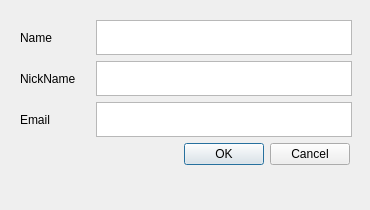
<?xml version="1.0" encoding="UTF-8"?>
<ui version="4.0">
 <class>Login</class>
 <widget class="QDialog" name="Login">
  <property name="geometry">
   <rect>
    <x>0</x>
    <y>0</y>
    <width>370</width>
    <height>210</height>
   </rect>
  </property>
  <property name="windowTitle">
   <string>Login</string>
  </property>
  <widget class="QWidget" name="layoutWidget">
   <property name="geometry">
    <rect>
     <x>20</x>
     <y>20</y>
     <width>336</width>
     <height>171</height>
    </rect>
   </property>
   <layout class="QGridLayout" name="gridLayout">
    <property name="sizeConstraint">
     <enum>QLayout::SetFixedSize</enum>
    </property>
    <item row="2" column="0">
     <widget class="QDialogButtonBox" name="LoginButtons">
      <property name="sizePolicy">
       <sizepolicy hsizetype="Fixed" vsizetype="Fixed">
        <horstretch>0</horstretch>
        <verstretch>0</verstretch>
       </sizepolicy>
      </property>
      <property name="maximumSize">
       <size>
        <width>330</width>
        <height>35</height>
       </size>
      </property>
      <property name="orientation">
       <enum>Qt::Horizontal</enum>
      </property>
      <property name="standardButtons">
       <set>QDialogButtonBox::Cancel|QDialogButtonBox::Ok</set>
      </property>
     </widget>
    </item>
    <item row="1" column="0">
     <layout class="QFormLayout" name="formLayout">
      <property name="fieldGrowthPolicy">
       <enum>QFormLayout::ExpandingFieldsGrow</enum>
      </property>
      <property name="verticalSpacing">
       <number>6</number>
      </property>
      <item row="0" column="0">
       <widget class="QLabel" name="NameLabel">
        <property name="sizePolicy">
         <sizepolicy hsizetype="Fixed" vsizetype="Fixed">
          <horstretch>0</horstretch>
          <verstretch>0</verstretch>
         </sizepolicy>
        </property>
        <property name="minimumSize">
         <size>
          <width>70</width>
          <height>35</height>
         </size>
        </property>
        <property name="maximumSize">
         <size>
          <width>16777215</width>
          <height>35</height>
         </size>
        </property>
        <property name="text">
         <string>Name</string>
        </property>
        <property name="buddy">
         <cstring>NameField</cstring>
        </property>
       </widget>
      </item>
      <item row="0" column="1">
       <widget class="QPlainTextEdit" name="NameField">
        <property name="sizePolicy">
         <sizepolicy hsizetype="Fixed" vsizetype="Fixed">
          <horstretch>0</horstretch>
          <verstretch>0</verstretch>
         </sizepolicy>
        </property>
        <property name="minimumSize">
         <size>
          <width>0</width>
          <height>35</height>
         </size>
        </property>
        <property name="maximumSize">
         <size>
          <width>256</width>
          <height>35</height>
         </size>
        </property>
       </widget>
      </item>
      <item row="1" column="0">
       <widget class="QLabel" name="NicknameLabel">
        <property name="sizePolicy">
         <sizepolicy hsizetype="Fixed" vsizetype="Fixed">
          <horstretch>0</horstretch>
          <verstretch>0</verstretch>
         </sizepolicy>
        </property>
        <property name="minimumSize">
         <size>
          <width>70</width>
          <height>35</height>
         </size>
        </property>
        <property name="maximumSize">
         <size>
          <width>16777215</width>
          <height>35</height>
         </size>
        </property>
        <property name="text">
         <string>NickName</string>
        </property>
        <property name="buddy">
         <cstring>NicknameField</cstring>
        </property>
       </widget>
      </item>
      <item row="1" column="1">
       <widget class="QPlainTextEdit" name="NicknameField">
        <property name="sizePolicy">
         <sizepolicy hsizetype="Fixed" vsizetype="Fixed">
          <horstretch>0</horstretch>
          <verstretch>0</verstretch>
         </sizepolicy>
        </property>
        <property name="minimumSize">
         <size>
          <width>0</width>
          <height>35</height>
         </size>
        </property>
        <property name="maximumSize">
         <size>
          <width>256</width>
          <height>35</height>
         </size>
        </property>
       </widget>
      </item>
      <item row="2" column="0">
       <widget class="QLabel" name="EmailLabel">
        <property name="sizePolicy">
         <sizepolicy hsizetype="Fixed" vsizetype="Fixed">
          <horstretch>0</horstretch>
          <verstretch>0</verstretch>
         </sizepolicy>
        </property>
        <property name="minimumSize">
         <size>
          <width>70</width>
          <height>35</height>
         </size>
        </property>
        <property name="maximumSize">
         <size>
          <width>16777215</width>
          <height>35</height>
         </size>
        </property>
        <property name="text">
         <string>Email</string>
        </property>
        <property name="buddy">
         <cstring>EmailField</cstring>
        </property>
       </widget>
      </item>
      <item row="2" column="1">
       <widget class="QPlainTextEdit" name="EmailField">
        <property name="sizePolicy">
         <sizepolicy hsizetype="Fixed" vsizetype="Fixed">
          <horstretch>0</horstretch>
          <verstretch>0</verstretch>
         </sizepolicy>
        </property>
        <property name="minimumSize">
         <size>
          <width>0</width>
          <height>35</height>
         </size>
        </property>
        <property name="maximumSize">
         <size>
          <width>256</width>
          <height>35</height>
         </size>
        </property>
       </widget>
      </item>
     </layout>
    </item>
   </layout>
  </widget>
 </widget>
 <tabstops>
  <tabstop>NameField</tabstop>
  <tabstop>NicknameField</tabstop>
  <tabstop>EmailField</tabstop>
 </tabstops>
 <resources/>
 <connections>
  <connection>
   <sender>LoginButtons</sender>
   <signal>accepted()</signal>
   <receiver>Login</receiver>
   <slot>accept()</slot>
   <hints>
    <hint type="sourcelabel">
     <x>99</x>
     <y>179</y>
    </hint>
    <hint type="destinationlabel">
     <x>157</x>
     <y>198</y>
    </hint>
   </hints>
  </connection>
  <connection>
   <sender>LoginButtons</sender>
   <signal>rejected()</signal>
   <receiver>Login</receiver>
   <slot>reject()</slot>
   <hints>
    <hint type="sourcelabel">
     <x>167</x>
     <y>179</y>
    </hint>
    <hint type="destinationlabel">
     <x>286</x>
     <y>198</y>
    </hint>
   </hints>
  </connection>
 </connections>
</ui>
